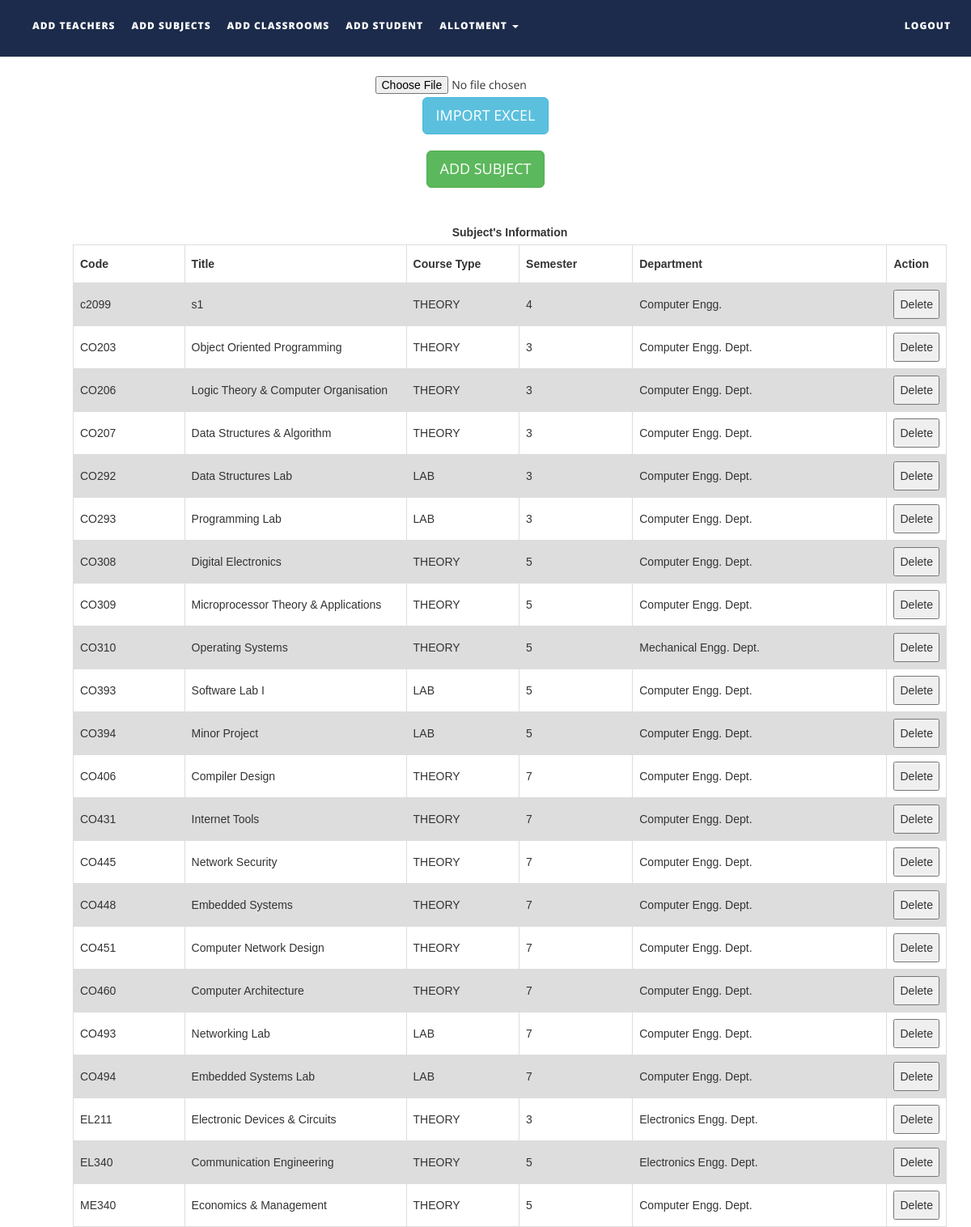
The app's page /addsubjects.php with its own data.
### tables this page shows
CREATE TABLE `subjects` (
  `subject_code` varchar(10) NOT NULL,
  `subject_name` varchar(50) NOT NULL,
  `course_type` varchar(15) NOT NULL,
  `semester` int(1) NOT NULL,
  `department` varchar(50) NOT NULL,
  `isAlloted` int(1) NOT NULL,
  `allotedto` text NOT NULL,
  `allotedto2` text NOT NULL,
  `allotedto3` text NOT NULL
);

### SRC/addsubjects.php (the view, shortened to what this page needs)
<!DOCTYPE html>
<html xmlns="http://www.w3.org/1999/xhtml">
<head>
    <link href="assets/css/bootstrap.css" rel="stylesheet"/>
    <link href="assets/css/font-awesome.min.css" rel="stylesheet"/>
    <link href="assets/css/flexslider.css" rel="stylesheet"/>
    <link href="assets/css/style.css" rel="stylesheet"/>
</head>
<body>
<div class="navbar navbar-inverse navbar-fixed-top " id="menu">
    <div class="container">
        <div class="navbar-collapse collapse move-me">
            <ul class="nav navbar-nav navbar-left">
                <li><a href="addteachers.php">ADD TEACHERS</a></li>
                <li><a href="addsubjects.php">ADD SUBJECTS</a></li>
                <li><a href="addclassrooms.php">ADD CLASSROOMS</a></li>
				<li><a href="addstudent.php">ADD STUDENT</a></li>
                <li class="dropdown"><a class="dropdown-toggle" data-toggle="dropdown" aria-expanded="false">ALLOTMENT
                        <span class="caret"></span></a>
                </li>
            </ul>
            <ul class="nav navbar-nav navbar-right">
                <li><a href="index.php">LOGOUT</a></li>
            </ul>
        </div>
    </div>
</div>
<br>
<div align="center" style="margin-top:60px">
    <form name="import" method="post" enctype="multipart/form-data">
        <input type="file" name="file"/>
        <input type="submit" name="subjectexcel" id="subjectexcel" class="btn btn-info btn-lg" value="IMPORT EXCEL"/>
    </form>
</div>
<div align="center" style="margin-top: 20px">
    <button id="subjectmanual" class="btn btn-success btn-lg">ADD SUBJECT</button>
</div>
<div>
    <br>
    <table id=subjectstable style="margin-left: 90px">
        <caption><strong> Subject's Information</strong></caption>
        <tr>
            <th width="150">Code</th>
            <th width=300>Title</th>
            <th width=150>Course Type</th>
            <th width="150">Semester</th>
            <th width="350">Department</th>
            <th width="40">Action</th>
        </tr>
        <?php
        $q = mysqli_query(mysqli_connect("localhost", "root", "", "ttms"),
            "SELECT * FROM subjects ORDER BY subject_code ASC ");
        while ($row = mysqli_fetch_assoc($q)) {
            echo "<tr><td>{$row['subject_code']}</td>
                    <td>{$row['subject_name']}</td>
                    <td>{$row['course_type']}</td>
                    <td>{$row['semester']}</td>
                     <td>{$row['department']}</td>
                     <td><button>Delete</button></td>
                    </tr>\n";
        }
        ?>
    </table>
</div>
</body>
</html>

### SRC/assets/css/style.css (style rules this page uses)
#menu { background-color: rgba(28, 43, 75, 1); color: #fff; font-size: 12px; font-weight: 900; letter-spacing: 1px; min-height: 70px; }
.navbar-inverse { border-color: transparent; }
.navbar-inverse .navbar-nav > li > a, .navbar-inverse .navbar-nav > li > a:hover { color: #FFF; padding: 22px 10px; }

### SRC/addsubjects.php (style rules this page uses)
table { margin-top: 10px; font-family: arial, sans-serif; border-collapse: collapse; margin-left: 50px; width: 90%; }
td, th { border: 1px solid #dddddd; text-align: left; padding: 8px; }
tr:nth-child(even) { background-color: #dddddd; }

### records on screen
subjects: subject_code "c2099", subject_name "s1", course_type "THEORY", semester "4", department "Computer Engg."
subjects: subject_code "CO203", subject_name "Object Oriented Programming", course_type "THEORY", semester "3", department "Computer Engg. Dept."
subjects: subject_code "CO206", subject_name "Logic Theory & Computer Organisation", course_type "THEORY", semester "3", department "Computer Engg. Dept."
subjects: subject_code "CO207", subject_name "Data Structures & Algorithm", course_type "THEORY", semester "3", department "Computer Engg. Dept."
subjects: subject_code "CO292", subject_name "Data Structures Lab", course_type "LAB", semester "3", department "Computer Engg. Dept."
subjects: subject_code "CO293", subject_name "Programming Lab", course_type "LAB", semester "3", department "Computer Engg. Dept."
subjects: subject_code "CO308", subject_name "Digital Electronics", course_type "THEORY", semester "5", department "Computer Engg. Dept."
subjects: subject_code "CO309", subject_name "Microprocessor Theory & Applications", course_type "THEORY", semester "5", department "Computer Engg. Dept."
subjects: subject_code "CO310", subject_name "Operating Systems", course_type "THEORY", semester "5", department "Mechanical Engg. Dept."
subjects: subject_code "CO393", subject_name "Software Lab I", course_type "LAB", semester "5", department "Computer Engg. Dept."
subjects: subject_code "CO394", subject_name "Minor Project", course_type "LAB", semester "5", department "Computer Engg. Dept."
subjects: subject_code "CO406", subject_name "Compiler Design", course_type "THEORY", semester "7", department "Computer Engg. Dept."
subjects: subject_code "CO431", subject_name "Internet Tools", course_type "THEORY", semester "7", department "Computer Engg. Dept."
subjects: subject_code "CO445", subject_name "Network Security", course_type "THEORY", semester "7", department "Computer Engg. Dept."
subjects: subject_code "CO448", subject_name "Embedded Systems", course_type "THEORY", semester "7", department "Computer Engg. Dept."
subjects: subject_code "CO451", subject_name "Computer Network Design", course_type "THEORY", semester "7", department "Computer Engg. Dept."
subjects: subject_code "CO460", subject_name "Computer Architecture", course_type "THEORY", semester "7", department "Computer Engg. Dept."
subjects: subject_code "CO493", subject_name "Networking Lab", course_type "LAB", semester "7", department "Computer Engg. Dept."
subjects: subject_code "CO494", subject_name "Embedded Systems Lab", course_type "LAB", semester "7", department "Computer Engg. Dept."
subjects: subject_code "EL211", subject_name "Electronic Devices & Circuits", course_type "THEORY", semester "3", department "Electronics Engg. Dept."
subjects: subject_code "EL340", subject_name "Communication Engineering", course_type "THEORY", semester "5", department "Electronics Engg. Dept."
subjects: subject_code "ME340", subject_name "Economics & Management", course_type "THEORY", semester "5", department "Computer Engg. Dept."
